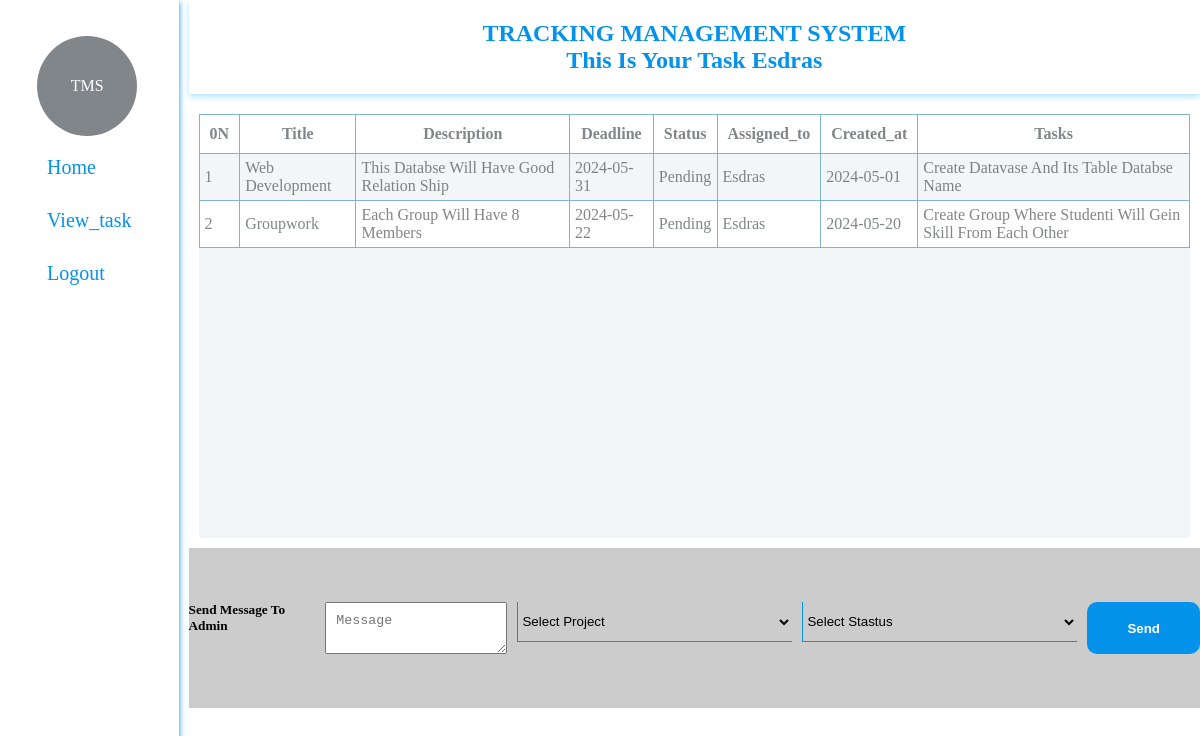
Screenshot of /user_panel/view_task.php (signed in) with the database file from the repository.
### tables this page shows
CREATE TABLE `tasks` (
  `id` int(11) NOT NULL,
  `title` varchar(100) NOT NULL,
  `description` text DEFAULT NULL,
  `deadline` date DEFAULT NULL,
  `status` varchar(255) NOT NULL,
  `assigned_to` int(11) DEFAULT NULL,
  `date` varchar(255) NOT NULL,
  `task` text NOT NULL
);

CREATE TABLE `users` (
  `id` int(11) NOT NULL,
  `username` varchar(50) NOT NULL,
  `email` varchar(100) NOT NULL,
  `password` varchar(255) NOT NULL,
  `created_at` timestamp NOT NULL DEFAULT current_timestamp()
);

### user_panel/view_task.php (the view, shortened to what this page needs)
<?php
$conn=new mysqli("localhost","root","","groupworkclass");
          ?>
<!DOCTYPE html>
<html lang="en">
<head>
  <link rel="stylesheet" href="../stylesheet/panel.css">
</head>
<body>
  <div class="container">
    <div class="left_side">
      <nav>
        <ul>
        <div class="user">TMS</div>
          <li><a href="./user_panel.php">Home</a></li>
          <li><a href="./view_task.php">view_task</a></li>
          <li><a href="./logout.php">Logout</a></li>
        </ul>
      </nav>
    </div>
    <div class="right_side">
      <header>
      <h2>TRACKING MANAGEMENT SYSTEM</h2>
        <h2>this is your task  <?php echo $_SESSION['username']; ?></h2>
      </header>
      <div class="table2">
      <table border="1">
        <tr>
          <th>0N</th>
          <th>title</th>
          <th>description</th>
          <th>deadline</th>
          <th>status</th>
          <th>assigned_to</th>
          <th>created_at</th>
          <th>tasks</th>
        </tr>
        <?php
        $id=$_SESSION['id'];
            $sql=$conn->query("SELECT * FROM `tasks` INNER JOIN users WHERE tasks.assigned_to=users.id AND tasks.assigned_to='$id' ");
            $num=1;
            while ($row=$sql->fetch_array()) { ?>
            <tr>
            <td><?php echo $num; ?></td>
              <td><?php echo $row[1]; ?></td>
              <td><?php echo $row[2]; ?></td>
              <td><?php echo $row[3]; ?></td>
              <td><?php echo $row[4]; ?></td>
              <td><?php echo $row["username"]; ?></td>
              <td><?php echo $row[6]; ?></td>
              <td><?php echo $row[7]; ?></td>
            </tr>
            <?php $num++; }  ?>
      </table>
      </div>
     <div class="message">
     <form  method="post">
        <h5>send message to Admin</h5>
        <textarea name="message" id="" placeholder="message"></textarea>
        <select name="task" id="">
          <option value="">select project</option>
        </select>
        <select name="complet" id="">
          <option value="none">select stastus</option>
        </select>
        <button type="submit" name="send" >send</button>
      </form>
     </div>
    </div>
  </div>
</body>
</html>

### stylesheet/panel.css (style rules this page uses)
* { margin: 0; padding: 0; text-transform: capitalize; text-decoration: none; list-style: none; }
body, .container { width: 100%; height: 100vh; background-color: white ; display: flex; gap: 10px; color: rgb(202, 202, 202); }
.container .left_side { width: 15%; box-shadow: 0px 2px 6px #0492eb; }
.container .left_side nav { margin-top: 20%; width: 100%; justify-content: center; display: flex; }
.container .left_side nav ul li { margin-top: 10px; padding: 10px; width: 100%; }
.container .left_side nav ul li a { color: #0492eb; font-size: 20px; transition: 0.4s; }
.right_side { width: 85%; display: block; background-color: white; align-items: center; display: flex; flex-direction: column; }
.right_side header { width: 100%; padding: 20px 0px 20px 0px; justify-content: center; align-items: center; display: flex; flex-direction: column; background-color: white; color: #0492eb; text-transform: capitalize; box-shadow:0px 3px 6px #b8e4ff; }
select { width: 300px; outline: none; height: 40px; background: transparent; border-width: 0px 0px 1px 1px; border-color: #0492eb; }
button { padding: 10px 40px ; color: white; font-weight: bold; background-color: #0492eb; border-radius: 10px; outline: none; border: none; }
.right_side .table2 { width: 98%; background-color: #f3f6f8; margin-top: 2%; height: 53vh; overflow-y: scroll; }
.right_side .table2 table { width: 100%; border-collapse: collapse; border-color: #7fb3d5; color: grey; }
.right_side .table2 table tr th { border-collapse: collapse; padding: 10px; border-color: #7fb3d5; }
.right_side .table2 table tr:nth-child(odd) { background-color: white; color: #81868a; border: none; }
.right_side .table2 table tr td { border-collapse: collapse; padding: 5px; border-color: #7fb3d5; }
.message { width: 100%; background-color: #cccccc; height: 20vh; margin-top: 1%; align-items: center; display: flex; justify-content: center; }
.user { width: 100px; height: 100px; background-color: #81868a; border-radius: 50%; color: white; justify-content: center; align-items: center; display: flex; }

### user_panel/view_task.php (style rules this page uses)
form { color: #000; gap: 10px; width: 100%; display: flex; justify-content: center; }
textarea { outline: none; justify-content: center; padding: 10px; }

### rows the page displays
tasks: title "Web Development", description "This Databse Will Have Good Relation Ship", deadline "2024-05-31", status "Pending", assigned_to.username "Esdras", date "2024-05-01", task "Create Datavase And Its Table Databse Name"
tasks: title "Groupwork", description "Each Group Will Have 8 Members", deadline "2024-05-22", status "Pending", assigned_to.username "Esdras", date "2024-05-20", task "Create Group Where Studenti Will Gein Skill From Each Other"

### other values shown
$_SESSION['username'] "Esdras"
